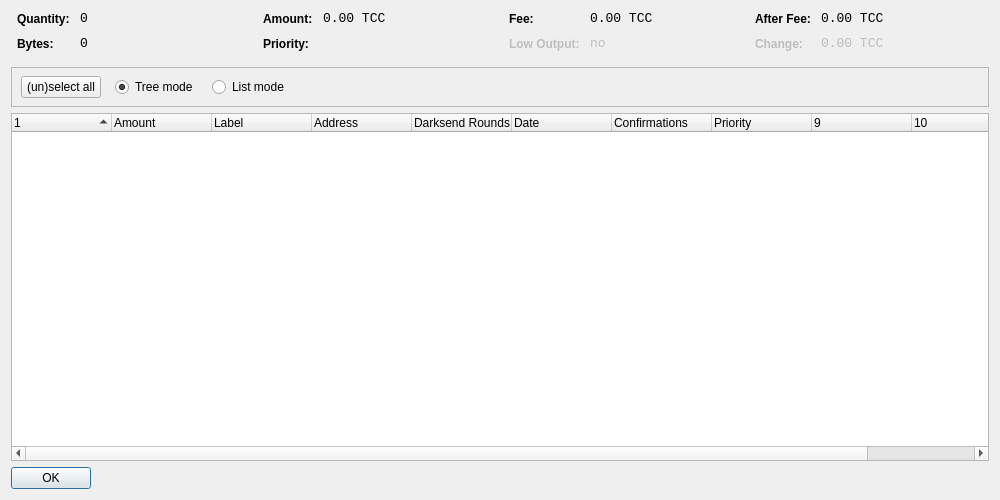
<?xml version="1.0" encoding="UTF-8"?>
<ui version="4.0">
 <class>CoinControlDialog</class>
 <widget class="QDialog" name="CoinControlDialog">
  <property name="geometry">
   <rect>
    <x>0</x>
    <y>0</y>
    <width>1000</width>
    <height>500</height>
   </rect>
  </property>
  <property name="windowTitle">
   <string>Coin Control</string>
  </property>
  <layout class="QVBoxLayout" name="verticalLayout">
   <item>
    <layout class="QHBoxLayout" name="horizontalLayoutTop" stretch="0,0,0,0">
     <property name="topMargin">
      <number>0</number>
     </property>
     <property name="bottomMargin">
      <number>10</number>
     </property>
     <item>
      <layout class="QFormLayout" name="formLayoutCoinControl1">
       <property name="horizontalSpacing">
        <number>10</number>
       </property>
       <property name="verticalSpacing">
        <number>10</number>
       </property>
       <property name="leftMargin">
        <number>6</number>
       </property>
       <property name="rightMargin">
        <number>6</number>
       </property>
       <item row="0" column="0">
        <widget class="QLabel" name="labelCoinControlQuantityText">
         <property name="styleSheet">
          <string notr="true">font-weight:bold;</string>
         </property>
         <property name="text">
          <string>Quantity:</string>
         </property>
        </widget>
       </item>
       <item row="0" column="1">
        <widget class="QLabel" name="labelCoinControlQuantity">
         <property name="font">
          <font>
           <family>Monospace</family>
           <pointsize>10</pointsize>
          </font>
         </property>
         <property name="cursor">
          <cursorShape>IBeamCursor</cursorShape>
         </property>
         <property name="contextMenuPolicy">
          <enum>Qt::ActionsContextMenu</enum>
         </property>
         <property name="text">
          <string notr="true">0</string>
         </property>
         <property name="textInteractionFlags">
          <set>Qt::LinksAccessibleByMouse|Qt::TextSelectableByKeyboard|Qt::TextSelectableByMouse</set>
         </property>
        </widget>
       </item>
       <item row="1" column="0">
        <widget class="QLabel" name="labelCoinControlBytesText">
         <property name="styleSheet">
          <string notr="true">font-weight:bold;</string>
         </property>
         <property name="text">
          <string>Bytes:</string>
         </property>
        </widget>
       </item>
       <item row="1" column="1">
        <widget class="QLabel" name="labelCoinControlBytes">
         <property name="font">
          <font>
           <family>Monospace</family>
           <pointsize>10</pointsize>
          </font>
         </property>
         <property name="cursor">
          <cursorShape>IBeamCursor</cursorShape>
         </property>
         <property name="contextMenuPolicy">
          <enum>Qt::ActionsContextMenu</enum>
         </property>
         <property name="text">
          <string notr="true">0</string>
         </property>
         <property name="textInteractionFlags">
          <set>Qt::LinksAccessibleByMouse|Qt::TextSelectableByKeyboard|Qt::TextSelectableByMouse</set>
         </property>
        </widget>
       </item>
      </layout>
     </item>
     <item>
      <layout class="QFormLayout" name="formLayoutCoinControl2">
       <property name="horizontalSpacing">
        <number>10</number>
       </property>
       <property name="verticalSpacing">
        <number>10</number>
       </property>
       <property name="leftMargin">
        <number>6</number>
       </property>
       <property name="rightMargin">
        <number>6</number>
       </property>
       <item row="0" column="0">
        <widget class="QLabel" name="labelCoinControlAmountText">
         <property name="styleSheet">
          <string notr="true">font-weight:bold;</string>
         </property>
         <property name="text">
          <string>Amount:</string>
         </property>
        </widget>
       </item>
       <item row="0" column="1">
        <widget class="QLabel" name="labelCoinControlAmount">
         <property name="font">
          <font>
           <family>Monospace</family>
           <pointsize>10</pointsize>
          </font>
         </property>
         <property name="cursor">
          <cursorShape>IBeamCursor</cursorShape>
         </property>
         <property name="contextMenuPolicy">
          <enum>Qt::ActionsContextMenu</enum>
         </property>
         <property name="text">
          <string notr="true">0.00 TCC</string>
         </property>
         <property name="textInteractionFlags">
          <set>Qt::LinksAccessibleByMouse|Qt::TextSelectableByKeyboard|Qt::TextSelectableByMouse</set>
         </property>
        </widget>
       </item>
       <item row="1" column="0">
        <widget class="QLabel" name="labelCoinControlPriorityText">
         <property name="styleSheet">
          <string notr="true">font-weight:bold;</string>
         </property>
         <property name="text">
          <string>Priority:</string>
         </property>
        </widget>
       </item>
       <item row="1" column="1">
        <widget class="QLabel" name="labelCoinControlPriority">
         <property name="font">
          <font>
           <family>Monospace</family>
           <pointsize>10</pointsize>
          </font>
         </property>
         <property name="cursor">
          <cursorShape>IBeamCursor</cursorShape>
         </property>
         <property name="contextMenuPolicy">
          <enum>Qt::ActionsContextMenu</enum>
         </property>
         <property name="text">
          <string/>
         </property>
         <property name="textInteractionFlags">
          <set>Qt::LinksAccessibleByMouse|Qt::TextSelectableByKeyboard|Qt::TextSelectableByMouse</set>
         </property>
        </widget>
       </item>
      </layout>
     </item>
     <item>
      <layout class="QFormLayout" name="formLayoutCoinControl3">
       <property name="horizontalSpacing">
        <number>10</number>
       </property>
       <property name="verticalSpacing">
        <number>10</number>
       </property>
       <property name="leftMargin">
        <number>6</number>
       </property>
       <property name="rightMargin">
        <number>6</number>
       </property>
       <item row="0" column="0">
        <widget class="QLabel" name="labelCoinControlFeeText">
         <property name="styleSheet">
          <string notr="true">font-weight:bold;</string>
         </property>
         <property name="text">
          <string>Fee:</string>
         </property>
        </widget>
       </item>
       <item row="0" column="1">
        <widget class="QLabel" name="labelCoinControlFee">
         <property name="font">
          <font>
           <family>Monospace</family>
           <pointsize>10</pointsize>
          </font>
         </property>
         <property name="cursor">
          <cursorShape>IBeamCursor</cursorShape>
         </property>
         <property name="contextMenuPolicy">
          <enum>Qt::ActionsContextMenu</enum>
         </property>
         <property name="text">
          <string notr="true">0.00 TCC</string>
         </property>
         <property name="textInteractionFlags">
          <set>Qt::LinksAccessibleByMouse|Qt::TextSelectableByKeyboard|Qt::TextSelectableByMouse</set>
         </property>
        </widget>
       </item>
       <item row="1" column="0">
        <widget class="QLabel" name="labelCoinControlLowOutputText">
         <property name="enabled">
          <bool>false</bool>
         </property>
         <property name="styleSheet">
          <string notr="true">font-weight:bold;</string>
         </property>
         <property name="text">
          <string>Low Output:</string>
         </property>
        </widget>
       </item>
       <item row="1" column="1">
        <widget class="QLabel" name="labelCoinControlLowOutput">
         <property name="enabled">
          <bool>false</bool>
         </property>
         <property name="font">
          <font>
           <family>Monospace</family>
           <pointsize>10</pointsize>
          </font>
         </property>
         <property name="cursor">
          <cursorShape>IBeamCursor</cursorShape>
         </property>
         <property name="contextMenuPolicy">
          <enum>Qt::ActionsContextMenu</enum>
         </property>
         <property name="text">
          <string notr="true">no</string>
         </property>
         <property name="textInteractionFlags">
          <set>Qt::LinksAccessibleByMouse|Qt::TextSelectableByKeyboard|Qt::TextSelectableByMouse</set>
         </property>
        </widget>
       </item>
      </layout>
     </item>
     <item>
      <layout class="QFormLayout" name="formLayoutCoinControl4">
       <property name="horizontalSpacing">
        <number>10</number>
       </property>
       <property name="verticalSpacing">
        <number>10</number>
       </property>
       <property name="leftMargin">
        <number>6</number>
       </property>
       <property name="rightMargin">
        <number>6</number>
       </property>
       <item row="0" column="0">
        <widget class="QLabel" name="labelCoinControlAfterFeeText">
         <property name="styleSheet">
          <string notr="true">font-weight:bold;</string>
         </property>
         <property name="text">
          <string>After Fee:</string>
         </property>
        </widget>
       </item>
       <item row="0" column="1">
        <widget class="QLabel" name="labelCoinControlAfterFee">
         <property name="font">
          <font>
           <family>Monospace</family>
           <pointsize>10</pointsize>
          </font>
         </property>
         <property name="cursor">
          <cursorShape>IBeamCursor</cursorShape>
         </property>
         <property name="contextMenuPolicy">
          <enum>Qt::ActionsContextMenu</enum>
         </property>
         <property name="text">
          <string notr="true">0.00 TCC</string>
         </property>
         <property name="textInteractionFlags">
          <set>Qt::LinksAccessibleByMouse|Qt::TextSelectableByKeyboard|Qt::TextSelectableByMouse</set>
         </property>
        </widget>
       </item>
       <item row="1" column="0">
        <widget class="QLabel" name="labelCoinControlChangeText">
         <property name="enabled">
          <bool>false</bool>
         </property>
         <property name="styleSheet">
          <string notr="true">font-weight:bold;</string>
         </property>
         <property name="text">
          <string>Change:</string>
         </property>
        </widget>
       </item>
       <item row="1" column="1">
        <widget class="QLabel" name="labelCoinControlChange">
         <property name="enabled">
          <bool>false</bool>
         </property>
         <property name="font">
          <font>
           <family>Monospace</family>
           <pointsize>10</pointsize>
          </font>
         </property>
         <property name="cursor">
          <cursorShape>IBeamCursor</cursorShape>
         </property>
         <property name="contextMenuPolicy">
          <enum>Qt::ActionsContextMenu</enum>
         </property>
         <property name="text">
          <string notr="true">0.00 TCC</string>
         </property>
         <property name="textInteractionFlags">
          <set>Qt::LinksAccessibleByMouse|Qt::TextSelectableByKeyboard|Qt::TextSelectableByMouse</set>
         </property>
        </widget>
       </item>
      </layout>
     </item>
    </layout>
   </item>
   <item>
    <widget class="QFrame" name="frame">
     <property name="minimumSize">
      <size>
       <width>0</width>
       <height>40</height>
      </size>
     </property>
     <property name="frameShape">
      <enum>QFrame::StyledPanel</enum>
     </property>
     <property name="frameShadow">
      <enum>QFrame::Sunken</enum>
     </property>
     <widget class="QWidget" name="horizontalLayoutWidget">
      <property name="geometry">
       <rect>
        <x>10</x>
        <y>0</y>
        <width>781</width>
        <height>41</height>
       </rect>
      </property>
      <layout class="QHBoxLayout" name="horizontalLayoutPanel" stretch="0,0,0,0,0">
       <property name="spacing">
        <number>14</number>
       </property>
       <item>
        <widget class="QPushButton" name="pushButtonSelectAll">
         <property name="sizePolicy">
          <sizepolicy hsizetype="Maximum" vsizetype="Fixed">
           <horstretch>0</horstretch>
           <verstretch>0</verstretch>
          </sizepolicy>
         </property>
         <property name="text">
          <string>(un)select all</string>
         </property>
        </widget>
       </item>
       <item>
        <widget class="QRadioButton" name="radioTreeMode">
         <property name="sizePolicy">
          <sizepolicy hsizetype="Maximum" vsizetype="Fixed">
           <horstretch>0</horstretch>
           <verstretch>0</verstretch>
          </sizepolicy>
         </property>
         <property name="text">
          <string>Tree mode</string>
         </property>
         <property name="checked">
          <bool>true</bool>
         </property>
        </widget>
       </item>
       <item>
        <widget class="QRadioButton" name="radioListMode">
         <property name="sizePolicy">
          <sizepolicy hsizetype="Maximum" vsizetype="Fixed">
           <horstretch>0</horstretch>
           <verstretch>0</verstretch>
          </sizepolicy>
         </property>
         <property name="text">
          <string>List mode</string>
         </property>
        </widget>
       </item>
       <item>
        <spacer name="horizontalSpacer">
         <property name="orientation">
          <enum>Qt::Horizontal</enum>
         </property>
         <property name="sizeHint" stdset="0">
          <size>
           <width>40</width>
           <height>20</height>
          </size>
         </property>
        </spacer>
       </item>
      </layout>
     </widget>
    </widget>
   </item>
   <item>
    <widget class="CoinControlTreeWidget" name="treeWidget">
     <property name="contextMenuPolicy">
      <enum>Qt::CustomContextMenu</enum>
     </property>
     <property name="sortingEnabled">
      <bool>false</bool>
     </property>
     <property name="columnCount">
      <number>11</number>
     </property>
     <attribute name="headerShowSortIndicator" stdset="0">
      <bool>true</bool>
     </attribute>
     <attribute name="headerStretchLastSection">
      <bool>false</bool>
     </attribute>
     <column>
      <property name="text">
       <string/>
      </property>
     </column>
     <column>
      <property name="text">
       <string>Amount</string>
      </property>
     </column>
     <column>
      <property name="text">
       <string>Label</string>
      </property>
     </column>
     <column>
      <property name="text">
       <string>Address</string>
      </property>
     </column>
     <column>
      <property name="text">
       <string>Darksend Rounds</string>
      </property>
    </column>
     <column>
      <property name="text">
       <string>Date</string>
      </property>
     </column>
     <column>
      <property name="text">
       <string>Confirmations</string>
      </property>
      <property name="toolTip">
       <string>Confirmed</string>
      </property>
     </column>
     <column>
      <property name="text">
       <string>Priority</string>
      </property>
     </column>
     <column>
      <property name="text">
       <string/>
      </property>
     </column>
     <column>
      <property name="text">
       <string/>
      </property>
     </column>
     <column>
      <property name="text">
       <string/>
      </property>
     </column>
     <column>
      <property name="text">
       <string/>
      </property>
     </column>
    </widget>
   </item>
   <item>
    <widget class="QDialogButtonBox" name="buttonBox">
     <property name="sizePolicy">
      <sizepolicy hsizetype="Maximum" vsizetype="Fixed">
       <horstretch>0</horstretch>
       <verstretch>0</verstretch>
      </sizepolicy>
     </property>
     <property name="orientation">
      <enum>Qt::Horizontal</enum>
     </property>
     <property name="standardButtons">
      <set>QDialogButtonBox::Ok</set>
     </property>
    </widget>
   </item>
  </layout>
 </widget>
 <customwidgets>
  <customwidget>
   <class>CoinControlTreeWidget</class>
   <extends>QTreeWidget</extends>
   <header>coincontroltreewidget.h</header>
  </customwidget>
 </customwidgets>
 <resources/>
 <connections/>
</ui>
